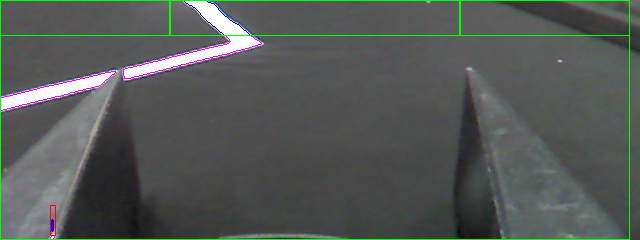
#> input picture Round 2/7/image.png, 640 x 240 px
$ python -i views.py   (imports and definitions only)
#> lines starting #> are read from the running program, lines starting #| are printed output that depends on the picture; after the words box and inside, x2 and y2 are one past the last pixel; in counts of white or black regions, pixels touching at a corner belong together
import numpy as np
import cv2
import time
import freenect

# [3 lines not run here, left out]

prev_frame_time = 0
new_frame_time = 0

frame_layout_top = 240
frame_layout_sides = 200

def find_contours(image):
    gray = cv2.cvtColor(image, cv2.COLOR_RGB2GRAY)
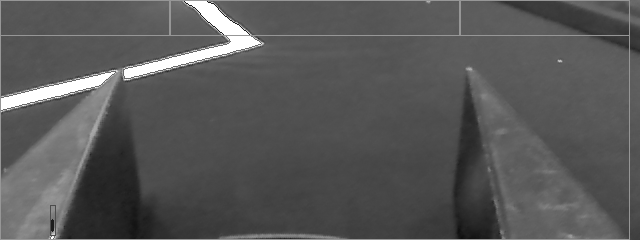
#> gray: shape (240, 640); min 15, max 255, mean 87.5
    # gray = gray[height // 2 :, :]  # Crop the lower half of the image
    # frame = frame[height // 2 :, :]  # Crop the lower half of the image

    # Apply Gaussian blur to reduce noise
    gray = cv2.GaussianBlur(gray, (5, 5), 0)
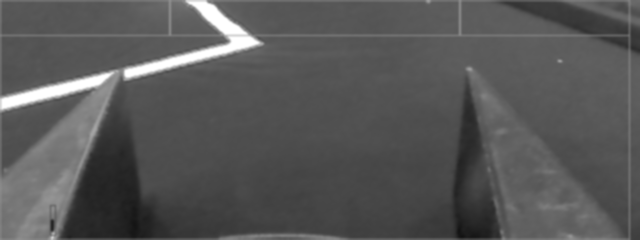
#> gray: shape (240, 640); min 18, max 255, mean 87.3

    # Apply a threshold to create a binary image
    _, thresh = cv2.threshold(gray, 200, 255, cv2.THRESH_BINARY)
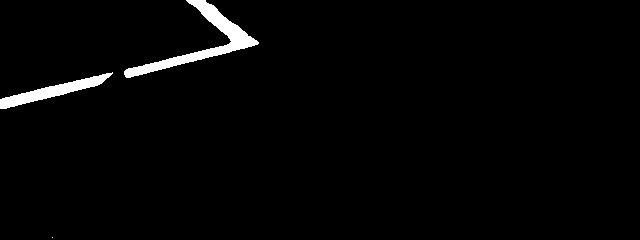
#> thresh: shape (240, 640); 2.1% white; 3 white regions (1 under 20 px)
    # [7 lines of commented-out code are left out]
    return cv2.findContours(thresh, cv2.RETR_TREE, cv2.CHAIN_APPROX_SIMPLE)

# [55 lines not run here, left out]

>>> import cv2
>>> picture = cv2.cvtColor(cv2.imread('../7/image.png'), cv2.COLOR_BGR2RGB)
>>> result = find_contours(picture)
#> result = 3 contours, 1 with area under 20; largest, box (x1, y1, x2, y2) and area: (124, 0, 259, 78) 1856, (0, 72, 113, 109) 1043
